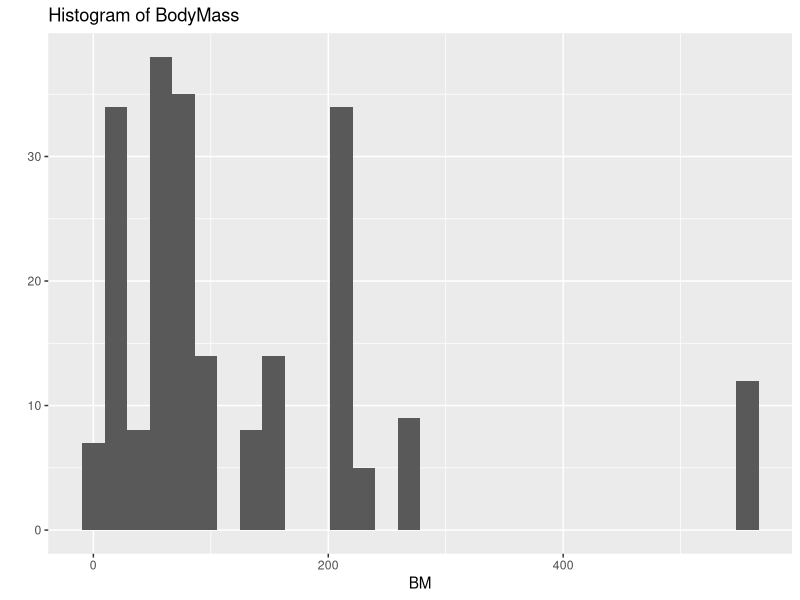
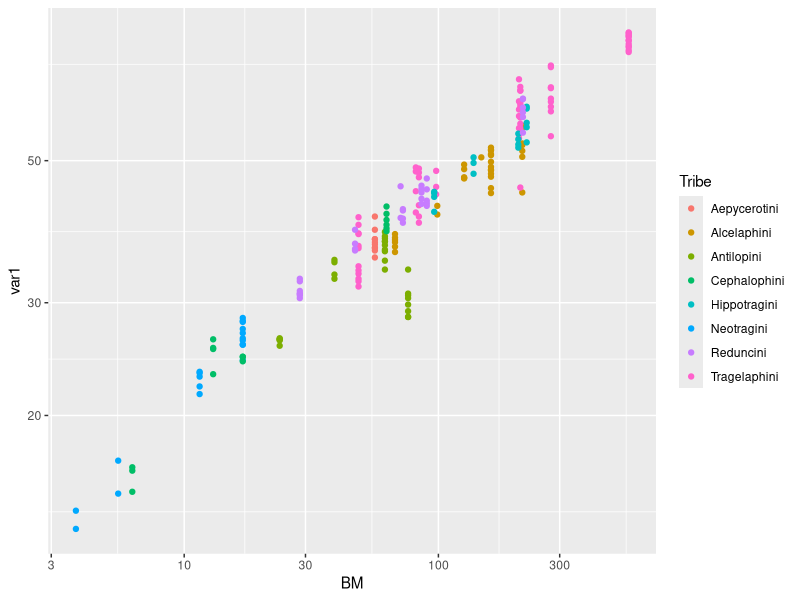
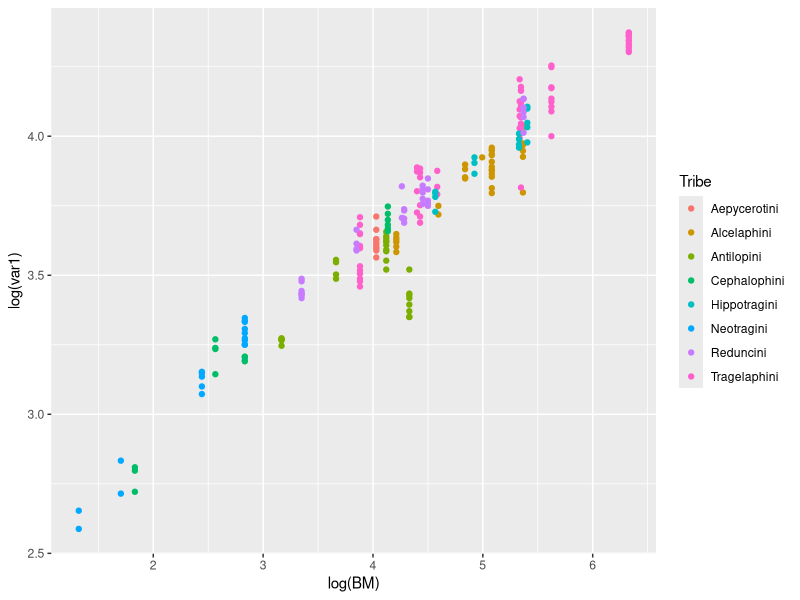
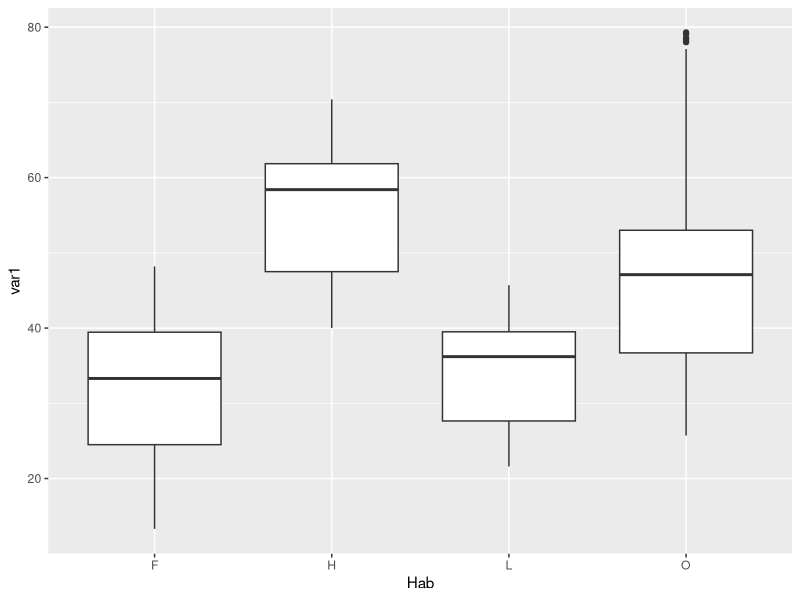
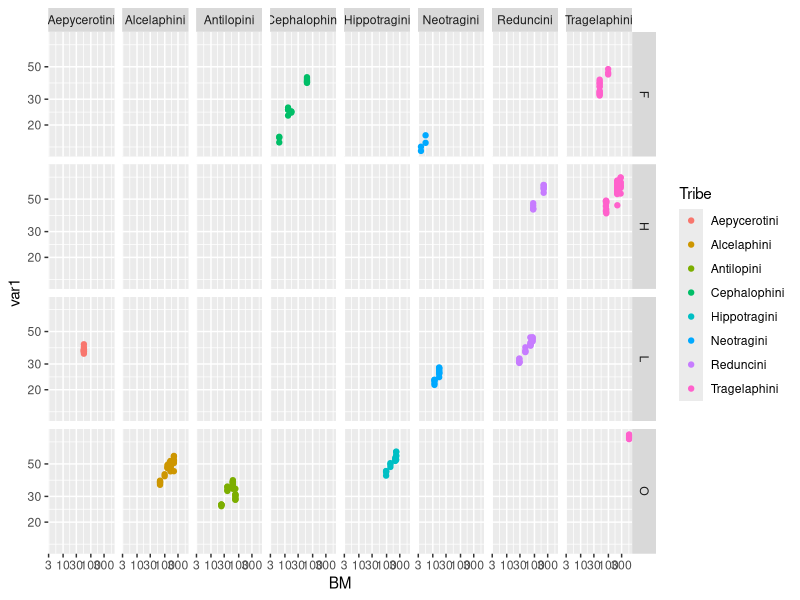
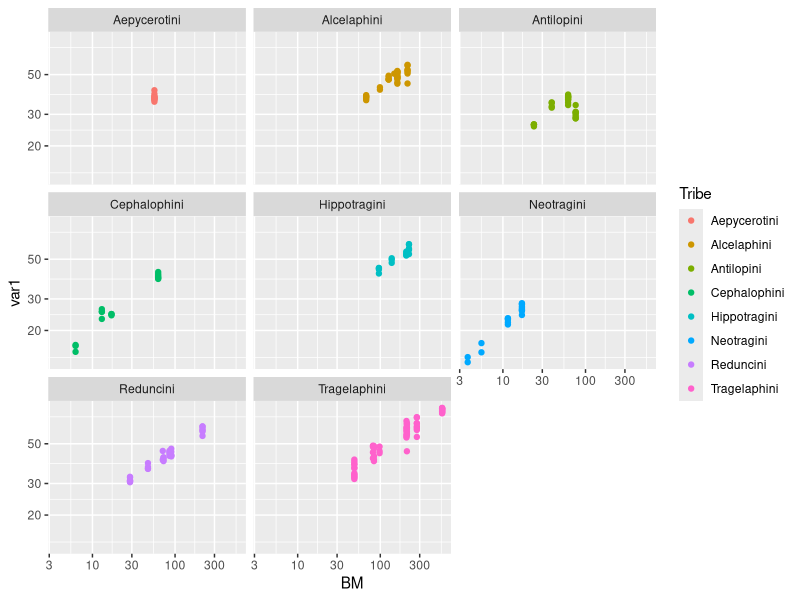
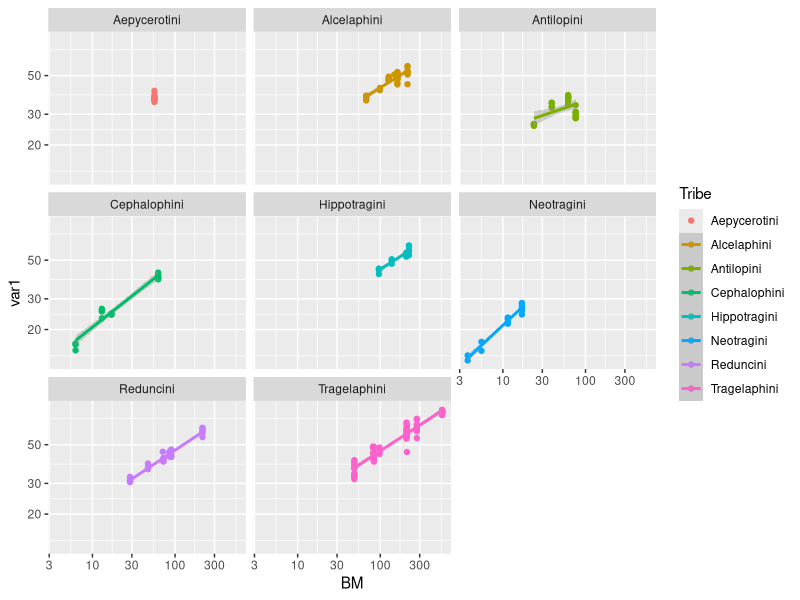

Source code (R) for these figures, in order:
# ggplot2 tutorial from R bloggers
# https://www.r-bloggers.com/basic-introduction-to-ggplot2/

library(ggplot2)

myData <- read.table("data/ggplot2_tutorial_dataset.txt", header=T, sep="\t")
str(myData)

# Histogram of body mass
qplot(data=myData, x=BM, main="Histogram of BodyMass")

# Scatterplot of BM/var1, color by tribe
qplot(data=myData, x=BM, y=var1, log="xy", color=Tribe)

# Same but remove log scale axes
qplot(data=myData, x=log(BM), y=log(var1), color=Tribe)

# Boxplots
qplot(data=myData, x=Hab, y=var1, geom="boxplot")

# Faceting
qplot(data=myData, x=BM, y=var1, log="xy", color=Tribe, facets=Hab~Tribe)
qplot(data=myData, x=BM, y=var1, log="xy", color=Tribe, facets =~Tribe)

# Add trend lines
myplot <- qplot(data=myData, x=BM, y=var1, log="xy", color=Tribe, facets =~Tribe)
myplot <- myplot + stat_smooth(method="lm")
myplot